Frame 1 (no input): blank canvas, image omitted
Frame 60 (the mouse pressed at the canvas centre just before this capture): blank canvas, image omitted
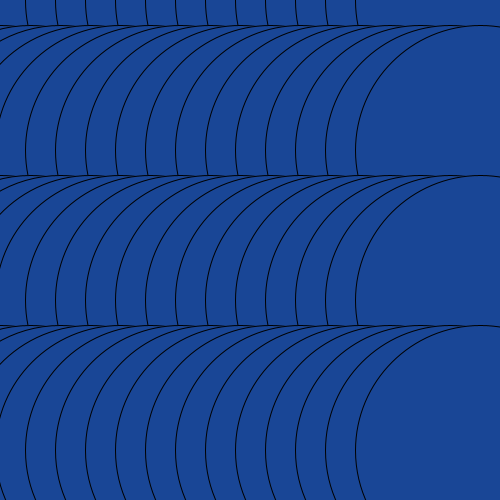
Frame 120 (the mouse held since frame 60 and released just before this capture)

The Processing sketch whose frames 1 and 60 were blank and that drew this single picture after the mouse press (run headless with seeded random() and noise(); from frame 60 on, the mouse is pressed at the canvas centre):

// Processing sketch: processing_124145
// ── processing_124145.pde


int cs = 30;

void setup(){
size(500,500);
smooth();
}
void draw(){
background(255);
 
fill(0);
for(int j = 0; j<=height/cs;j=j+5){
for(int i = 0; i<=width/cs;i++){
fill(0);
if (mouseX<50) fill(255,55,10);
if (mouseY>50) fill(25,70,150);


ellipse(i*cs,j*cs,mouseX,mouseY);

}
}



}
